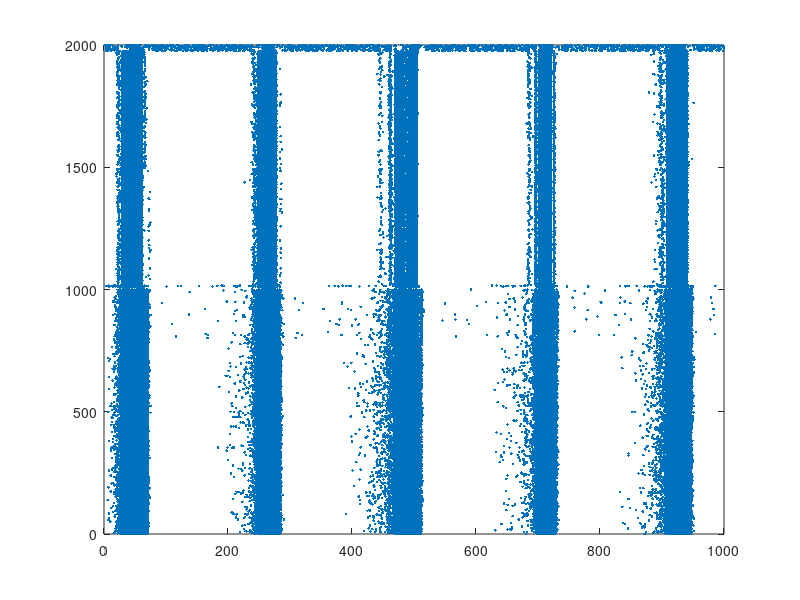

MATLAB code for this plot:
% based on work by Eugene M. Izhikevich, February 25, 2003
% some parameters based on Thibeault & Srinivasa, 2013
% cortical/basal ganglia networks of Izhikevich neurons by Nick Spielman,
% Shuo Yang, Jadin C. Jackson

NB=1000;%desired size of cortical network
NC=1000;%desired size of basal ganglia network
ts=1000;%desired timestep of simulation

CE=floor(0.8*NC);
CI=ceil(0.2*NC);
GPi=ceil(0.01014*NB);
TC=ceil(0.01014*NB);  
STN=ceil(0.00468*NB); 
strD1=floor(0.47961*NB); 
strD2=floor(0.47961*NB);
GPe=floor(0.01582*NB); 

ALL=CE+CI+TC+STN+strD1+strD2+GPe+GPi;

CE_a=0.02*ones(CE,1); 
CE_b=0.2*ones(CE,1);               
CE_c=-65+15*(rand(CE,1).^2); 
CE_d=2*(rand(CE,1).^2);    
CE_I=5;
pCE2CECI=(1000/NC); %default connection probability at NC=1000 is 1
pCE2STN=(500/NC);
pCE2strD12=(500/NC);
CE_S=[(0.5*rand(CE+CI,CE).*double(rand(CE+CI,CE)<pCE2CECI));zeros(TC,CE);(0.5*rand(STN,CE).*double(rand(STN,CE)<pCE2STN));(0.5*rand(strD1+strD2,CE).*double(rand(strD1+strD2,CE)<pCE2strD12));zeros(GPe+GPi,CE)];

CI_a=0.2+0.08*rand(CI,1); 
CI_b=0.25-0.05*rand(CI,1);               
CI_c=-65*ones(CI,1); 
CI_d=2*(rand(CI,1).^2);    
CI_I=2;
pCI2CICE=1000/NC;
CI_S=[(-rand(CE+CI,CI).*double(rand(CE+CI,CI)<pCI2CICE));zeros(TC+STN+strD1+strD2+GPe+GPi,CI)];

                                                   %thalamocortical population
TC_a=0.002*ones(TC,1); 
TC_b=0.25*ones(TC,1);               %TC a and b parameters
TC_c=-65+15*(rand(TC,1).^2); 
TC_d=0.05*(rand(TC,1).^2);    %TC c and d parameters
%TC_I=0; applied current (I) for TC neurons not indicated in Thibeault &
%Srinavasa, 2013
TC_S=[zeros(ALL,TC)];


STN_a=0.005*ones(STN,1); 
STN_b=0.265*ones(STN,1); 
STN_c=-65+15*(rand(STN,1).^2); 
STN_d=2*(rand(STN,1).^2); 
STN_I=20;
pSTN2STN=500/NB;
pSTN2GPi=800/NB;
STN_S=[zeros(CE+CI+TC,STN);(0.2*rand(STN,STN).*double(rand(STN,STN)<pSTN2STN));zeros(strD1+strD2+GPe,STN);(0.2*rand(GPi,STN).*double(rand(GPi,STN)<pSTN2GPi))];
%S=[-1*rand(Ni,Ni).*double(rand(Ni,Ni)<PgpeTI2gpeTI) ];

strD1_a=0.02+0.08*rand(strD1,1); 
strD1_b=0.25-0.05*rand(strD1,1); 
strD1_c=-65*ones(strD1,1); 
strD1_d=8*ones(strD1,1);
pstrD12strD1=500/NB;
pstrD12GPi=1000/NB;
strD1_S=[zeros(CE+CI+TC+STN,strD1);(-rand(strD1,strD1).*double(rand(strD1,strD1)<pstrD12strD1));zeros(strD2+GPe,strD1);(-rand(GPi,strD1).*double(rand(GPi,strD1)<pstrD12GPi))];
%strD1_I=0;

 
strD2_a=0.02+0.08*rand(strD2,1); 
strD2_b=0.25-0.05*rand(strD2,1); 
strD2_c=-65*ones(strD2,1); 
strD2_d=8*ones(strD2,1);
pstrD22strD2=500/NB;
pstrD22GPe=1000/NB;
strD2_S=[zeros(CE+CI+TC+STN+strD1,strD2);(-rand(strD2,strD2).*double(rand(strD2,strD2)<pstrD22strD2));(-rand(GPe,strD2).*double(rand(GPe,strD2)<pstrD22GPe));zeros(GPi,strD2)];
%strD2_I=0;


GPe_a=0.005+0.08*rand(GPe,1); 
GPe_b=0.585-0.05*rand(GPe,1); 
GPe_c=-65*ones(GPe,1); 
GPe_d=4*ones(GPe,1);
pGPe2STN=800/NB;
pGPe2GPe=500/NB;
GPe_S=[zeros(CE+CI+TC,GPe);(-rand(STN,GPe).*double(rand(STN,GPe)<pGPe2STN));zeros(strD1+strD2,GPe);(-rand(GPe,GPe).*double(rand(GPe,GPe)<pGPe2GPe));zeros(GPi,GPe)];
GPe_I=5;

 
GPi_a=0.005+0.08*rand(GPi,1); 
GPi_b=0.585-0.05*rand(GPi,1); 
GPi_c=-65*ones(GPi,1); 
GPi_d=4*ones(GPi,1);
pGPi2GPi=500/NB;
pGPi2TC=1000/NB;
GPi_S=[zeros(CE+CI,GPi);(-rand(TC,GPi).*double(rand(TC,GPi)<pGPi2TC));zeros(STN+strD1+strD2+GPe,GPi);(-0.5*rand(GPi,GPi).*double(rand(GPi,GPi)<pGPi2GPi))];
GPi_I=25;

 
%SNr_a=0.005+0.08*rand(SNr,1); SNr_b=0.32-0.05*rand(SNr,1); 
%SNr_c=-65*ones(SNr,1); SNr_d=2*ones(SNr,1);
%SNr_I=25;

a=[CE_a; CI_a; TC_a; STN_a; strD1_a; strD2_a; GPe_a; GPi_a;];
b=[CE_b; CI_b; TC_b; STN_b; strD1_b; strD2_b; GPe_b; GPi_b;];
c=[CE_c; CI_c; TC_c; STN_c; strD1_c; strD2_c; GPe_c; GPi_c;];
d=[CE_d; CI_d; TC_d; STN_d; strD1_d; strD2_d; GPe_d; GPi_d;];
S=[CE_S,CI_S,TC_S,STN_S,strD1_S,strD2_S,GPe_S,GPi_S];

v=-65*ones(CE+CI+TC+STN+strD1+strD2+GPe+GPi,1); % Initial values of v
u=b.*v; % Initial values of u
firings=[]; % spike timings


tic
for t=1:ts % simulation of 1000 ms
I=[CE_I*randn(CE,1);CI_I*randn(CI,1);zeros(TC,1);STN_I*randn(STN,1);zeros(strD1+strD2,1);GPe_I*randn(GPe,1);GPi_I*randn(GPi,1);]; % thalamic input
fired=find(v>=30); % indices of spikes
firings=[firings; t+0*fired,fired];
v(fired)=c(fired);
u(fired)=u(fired)+d(fired);
I=I+sum(S(:,fired),2);
v=v+0.5*(0.04*v.^2+5*v+140-u+I); % step 0.5 ms
v=v+0.5*(0.04*v.^2+5*v+140-u+I); % for numerical
u=u+a.*(b.*v-u); % stability
end;
toc
time=toc;
plot(firings(:,1),firings(:,2),'.');
avgFR = nan(ALL,1);

for iN=1:ALL
    avgFR(iN) = (sum(firings(:,2)==iN))/(ts/ALL);
end
avgtotal=mean(avgFR);
stdtotal=std(avgFR);
Fanototal = stdtotal^2/avgtotal;

CEavg=mean(avgFR(1:CE));
CEstd=std(avgFR(1:CE));
CEFano=CEstd^2/CEavg;

CIavg=mean(avgFR(CE+1:CE+CI));
CIstd=std(avgFR(CE+1:CE+CI));
CIFano=CIstd^2/CIavg;

TCavg=mean(avgFR(CE+CI+1:CE+CI+TC));
TCstd=std(avgFR(CE+CI+1:CE+CI+TC));
TCFano=TCstd^2/TCavg;

STNavg=mean(avgFR(CE+CI+TC+1:CE+CI+TC+STN));
STNstd=std(avgFR(CE+CI+TC+1:CE+CI+TC+STN));
STNFano=STNstd^2/STNavg;

strD1avg=mean(avgFR(CE+CI+TC+STN+1:CE+CI+TC+STN+strD1));
strD1std=std(avgFR(CE+CI+TC+STN+1:CE+CI+TC+STN+strD1));
strD1Fano=strD1std^2/strD1avg;

strD2avg=mean(avgFR(CE+CI+TC+STN+strD1+1:CE+CI+TC+STN+strD1+strD2));
strD2std=std(avgFR(CE+CI+TC+STN+strD1+1:CE+CI+TC+STN+strD1+strD2));
strD2Fano=strD2std^2/strD2avg;

GPeavg=mean(avgFR(CE+CI+TC+STN+strD1+strD2+1:CE+CI+TC+STN+strD1+strD2+GPe));
GPestd=std(avgFR(CE+CI+TC+STN+strD1+strD2+1:CE+CI+TC+STN+strD1+strD2+GPe));
GPeFano=GPestd^2/GPeavg;

GPiavg=mean(avgFR(CE+CI+TC+STN+strD1+strD2+GPe+1:CE+CI+TC+STN+strD1+strD2+GPe+GPi));
GPistd=std(avgFR(CE+CI+TC+STN+strD1+strD2+GPe+1:CE+CI+TC+STN+strD1+strD2+GPe+GPi));
GPiFano=GPistd^2/GPiavg;

log=[avgtotal,stdtotal,Fanototal,CEavg,CEstd,CEFano,CIavg,CIstd,CIFano,TCavg,TCstd,TCFano,STNavg,STNstd,STNFano,strD1avg,strD1std,strD1Fano,strD2avg,strD2std,strD2Fano,GPeavg,GPestd,GPeFano,GPiavg,GPistd,GPiFano];





%text(1000/2, 500, num2str(avgtotal),'FontSize',40)

%avgFR = nan(1000,1);
%isi =[];
%for iN=1:1000
%    avgFR(iN) = (sum(firings(:,2)==iN))/(1000/1000); 
%    isi = [isi; diff(firings(firings(:,2)==iN,1))];
%end
%avgtotal=mean(avgFR);
%stdtotal=std(avgFR);
%Fano = stdtotal^2/avgtotal;
%text(1000/2, 500, num2str(avgtotal),'FontSize',40)
%avgisi = mean(isi);
%stdisi = std(isi);
%figure;
%hist(isi,[1:1000]);

